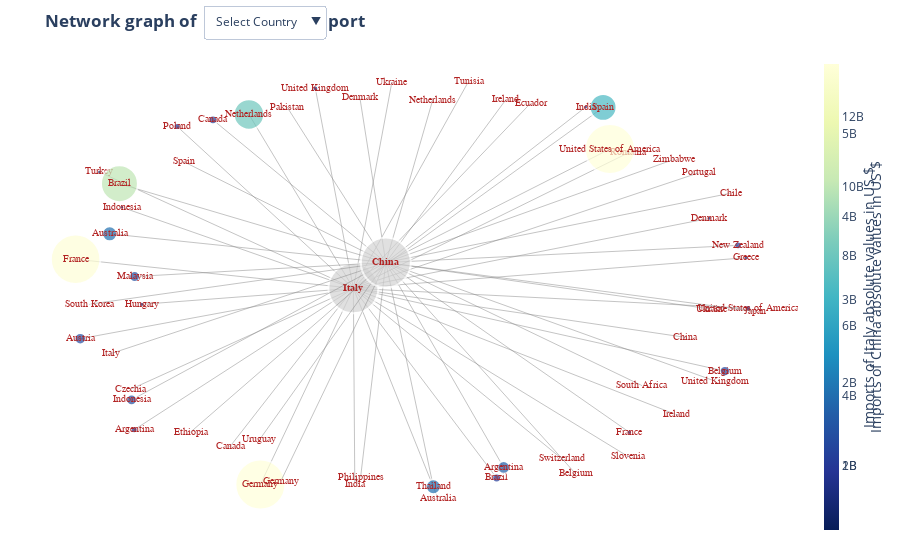

Here is the notebook cell this chart was saved with:
### Code cell
fig.update_layout(updatemenus = menus)

### Figure 1 — Plotly figure (JSON) as saved in the notebook; plotly's stock layout.template omitted (floating-point values rounded to 4 significant figures)
{"data": [{"hoverinfo": "none", "line": {"color": "#888", "width": 0.5}, "mode": "lines", "type": "scatter", "x": [-0.1822, -0.4557, null, -0.1822, -0.9991, null, -0.1822, -0.4893, null, -0.1822, 0.5524, null, -0.1822, -0.9853, null, -0.1822, 0.9105, null, -0.1822, 0.2392, null, -0.1822, -0.7005, null, -0.1822, -0.8269, null, -0.1822, 0.9784, null, -0.1822, -0.294, null, -0.1822, 0.973, null, -0.1822, -0.8046, null, -0.1822, 0.8644, null, -0.1822, -0.8626, null, -0.1822, -0.9294, null, -0.1822, 0.6267, null, -0.1822, 0.7685, null, -0.1822, 0.7923, null, -0.1822, 0.6262, null, -0.1822, 0.4319, null, -0.1822, -0.06931, null, -0.1822, -0.5448, null, -0.1822, 0.06618, null, -0.1822, -0.8384, null, -0.1822, -0.178, null, -0.1822, 0.1568, null, -0.1822, 0.3394, null, -0.1822, 0.834, null], "y": [-0.002531, -0.9355, null, -0.002531, 0.1356, null, -0.002531, 0.8245, null, -0.002531, 0.8579, null, -0.002531, -0.2424, null, -0.002531, -0.3964, null, -0.002531, -0.9045, null, -0.002531, 0.7672, null, -0.002531, -0.6754, null, -0.002531, -0.09755, null, -0.002531, 0.9475, null, -0.002531, 0.1429, null, -0.002531, -0.07874, null, -0.002531, 0.3303, null, -0.002531, 0.3827, null, -0.002531, 0.5508, null, -0.002531, 0.6418, null, -0.002531, -0.6044, null, -0.002531, -0.2355, null, -0.002531, -0.803, null, -0.002531, -0.8144, null, -0.002531, 0.975, null, -0.002531, -0.7548, null, -0.002531, -1, null, -0.002531, -0.4837, null, -0.002531, -0.9346, null, -0.002531, 0.982, null, -0.002531, 0.8782, null, -0.002531, 0.547, null]}, {"hoverinfo": "text", "hovertext": ["Perc. of Ecuador's production: 2.3469 %<br>Absolute value: 226 mln US$", "Perc. of Germany's production: 7.7536 %<br>Absolute value: 5839 mln US$", "Perc. of United States of America's production: 0.233 %<br>Absolute value: 765 mln US$", "Perc. of Turkey's production: 1.2148 %<br>Absolute value: 511 mln US$", "Perc. of Slovenia's production: 26.1486 %<br>Absolute value: 349 mln US$", "Perc. of Portugal's production: 2.9568 %<br>Absolute value: 222 mln US$", "Perc. of Austria's production: 14.1742 %<br>Absolute value: 1347 mln US$", "Perc. of Denmark's production: 5.375 %<br>Absolute value: 589 mln US$", "Italy's total production: 38520 mln US$", "Perc. of Indonesia's production: 0.9979 %<br>Absolute value: 539 mln US$", "Perc. of Poland's production: 2.2505 %<br>Absolute value: 827 mln US$", "Perc. of Canada's production: 0.8489 %<br>Absolute value: 338 mln US$", "Perc. of Czechia's production: 3.6182 %<br>Absolute value: 323 mln US$", "Perc. of Romania's production: 3.6937 %<br>Absolute value: 509 mln US$", "Perc. of United Kingdom's production: 1.0881 %<br>Absolute value: 684 mln US$", "Perc. of Switzerland's production: 1.7837 %<br>Absolute value: 348 mln US$", "Perc. of Netherlands's production: 14.7652 %<br>Absolute value: 3555 mln US$", "Perc. of Argentina's production: 1.6466 %<br>Absolute value: 818 mln US$", "Perc. of Belgium's production: 11.5097 %<br>Absolute value: 1220 mln US$", "Perc. of Greece's production: 5.7773 %<br>Absolute value: 618 mln US$", "Perc. of Ukraine's production: 1.3023 %<br>Absolute value: 343 mln US$", "Perc. of Australia's production: 0.9038 %<br>Absolute value: 334 mln US$", "Perc. of France's production: 6.6323 %<br>Absolute value: 5782 mln US$", "Perc. of China's production: 0.0615 %<br>Absolute value: 356 mln US$", "Perc. of Tunisia's production: 11.6114 %<br>Absolute value: 260 mln US$", "Perc. of Spain's production: 7.4579 %<br>Absolute value: 3127 mln US$", "Perc. of Brazil's production: 0.514 %<br>Absolute value: 1049 mln US$", "Perc. of Hungary's production: 6.2872 %<br>Absolute value: 598 mln US$", "Perc. of India's production: 0.0653 %<br>Absolute value: 260 mln US$", "Perc. of Ireland's production: 3.7396 %<br>Absolute value: 377 mln US$"], "marker": {"color": [226400000.0, 5839000000.0, 765400000.0, 511500000.0, 349215250, 222900000.0, 1348000000.0, 589200000.0, "lightgray", 540000000.0, 827900000.0, 338800000.0, 323800000.0, 509400000.0, 684000000.0, 348000000.0, 3556000000.0, 818939750, 1220000000.0, 618000000.0, 343900000.0, 334900000.0, 5782000000.0, 356200000.0, 260700000.0, 3128000000.0, 1050000000.0, 598800000.0, 260900000.0, 377600000.0], "colorbar": {"thickness": 15, "title": {"side": "right", "text": "Imports of Italy absolute values in US $"}, "xanchor": "left"}, "colorscale": [[0, "rgb(255,255,217)"], [0.125, "rgb(237,248,177)"], [0.25, "rgb(199,233,180)"], [0.375, "rgb(127,205,187)"], [0.5, "rgb(65,182,196)"], [0.625, "rgb(29,145,192)"], [0.75, "rgb(34,94,168)"], [0.875, "rgb(37,52,148)"], [1, "rgb(8,29,88)"]], "line": {"width": 2}, "reversescale": true, "showscale": true, "size": [1.938, 50.0, 6.554, 4.38, 2.99, 1.908, 11.54, 5.045, 50, 4.624, 7.089, 2.901, 2.773, 4.362, 5.857, 2.98, 30.45, 7.012, 10.45, 5.292, 2.945, 2.868, 49.51, 3.05, 2.232, 26.78, 8.99, 5.128, 2.234, 3.234]}, "mode": "markers+text", "text": ["Ecuador", "Germany", "United States of America", "Turkey", "Slovenia", "Portugal", "Austria", "Denmark", "<b>Italy</b>", "Indonesia", "Poland", "Canada", "Czechia", "Romania", "United Kingdom", "Switzerland", "Netherlands", "Argentina", "Belgium", "Greece", "Ukraine", "Australia", "France", "China", "Tunisia", "Spain", "Brazil", "Hungary", "India", "Ireland"], "textfont": {"color": "firebrick", "family": "Arial", "size": 10}, "type": "scatter", "x": [0.3394, -0.4557, 0.9784, -0.9294, 0.6262, 0.834, -0.9853, 0.8644, -0.1822, -0.8626, -0.7005, -0.5448, -0.8384, 0.6267, -0.294, 0.4319, -0.4893, -0.8269, 0.9105, 0.973, -0.06931, 0.06618, -0.9991, 0.7923, 0.1568, 0.5524, 0.2392, -0.8046, -0.178, 0.7685], "y": [0.8782, -0.9355, -0.09755, 0.5508, -0.803, 0.547, -0.2424, 0.3303, -0.002531, 0.3827, 0.7672, -0.7548, -0.4837, 0.6418, 0.9475, -0.8144, 0.8245, -0.6754, -0.3964, 0.1429, 0.975, -1, 0.1356, -0.2355, 0.982, 0.8579, -0.9045, -0.07874, -0.9346, -0.6044]}, {"hoverinfo": "none", "line": {"color": "#888", "width": 0.5}, "mode": "lines", "type": "scatter", "x": [-0.08671, 0.5722, null, -0.08671, -0.8702, null, -0.08671, -0.8989, null, -0.08671, 0.05315, null, -0.08671, 0.2599, null, -0.08671, -0.8254, null, -0.08671, -0.8345, null, -0.08671, -0.5951, null, -0.08671, 0.9491, null, -0.08671, 0.6297, null, -0.08671, 0.5008, null, -0.08671, 0.051, null, -0.08671, -0.3953, null, -0.08671, -0.4585, null, -0.08671, 0.9294, null, -0.08671, -0.6812, null, -0.08671, -0.958, null, -0.08671, -0.163, null, -0.08671, 0.8706, null, -0.08671, 0.8815, null, -0.08671, -0.1608, null, -0.08671, 0.2658, null, -0.08671, -0.8958, null, -0.08671, 0.4715, null, -0.08671, 0.6662, null, -0.08671, 1.0, null, -0.08671, -0.376, null, -0.08671, 0.7595, null, -0.08671, -0.661, null], "y": [0.12, 0.6598, null, 0.12, 0.4949, null, 0.12, 0.2567, null, 0.12, -0.9463, null, 0.12, -0.8547, null, 0.12, 0.05341, null, 0.12, -0.5333, null, 0.12, 0.7987, null, 0.12, 0.2017, null, 0.12, -0.6875, null, 0.12, 0.8592, null, 0.12, 0.8926, null, 0.12, -0.9193, null, 0.12, -0.7233, null, 0.12, 0.4504, null, 0.12, 0.5998, null, 0.12, -0.07815, null, 0.12, 0.9031, null, 0.12, -0.1016, null, 0.12, -0.4438, null, 0.12, -0.9004, null, 0.12, 0.8934, null, 0.12, -0.3135, null, 0.12, -0.8847, null, 0.12, -0.4648, null, 0.12, -0.1125, null, 0.12, 0.8567, null, 0.12, 0.6098, null, 0.12, -0.6864, null]}, {"hoverinfo": "text", "hovertext": ["Perc. of South Korea's production: 0.7689 %<br>Absolute value: 391 mln US$", "Perc. of Japan's production: 0.3908 %<br>Absolute value: 186 mln US$", "Perc. of Germany's production: 0.6534 %<br>Absolute value: 587 mln US$", "Perc. of Philippines's production: 1.063 %<br>Absolute value: 265 mln US$", "Perc. of United States of America's production: 4.039 %<br>Absolute value: 13515 mln US$", "Perc. of Zimbabwe's production: 0.5681 %<br>Absolute value: 166 mln US$", "Perc. of Denmark's production: 2.5928 %<br>Absolute value: 336 mln US$", "Perc. of Italy's production: 0.3402 %<br>Absolute value: 218 mln US$", "Perc. of Chile's production: 3.8533 %<br>Absolute value: 520 mln US$", "Perc. of Indonesia's production: 5.3901 %<br>Absolute value: 2906 mln US$", "Perc. of South Africa's production: 0.8777 %<br>Absolute value: 196 mln US$", "Perc. of Pakistan's production: 0.2892 %<br>Absolute value: 174 mln US$", "Perc. of Malaysia's production: 33.4876 %<br>Absolute value: 2924 mln US$", "Perc. of Canada's production: 5.5713 %<br>Absolute value: 2385 mln US$", "Perc. of Uruguay's production: 11.2124 %<br>Absolute value: 584 mln US$", "Perc. of United Kingdom's production: 0.4336 %<br>Absolute value: 288 mln US$", "Perc. of Ethiopia's production: 0.8251 %<br>Absolute value: 147 mln US$", "Perc. of Netherlands's production: 2.5554 %<br>Absolute value: 727 mln US$", "Perc. of New Zealand's production: 15.0719 %<br>Absolute value: 2078 mln US$", "Perc. of Argentina's production: 6.677 %<br>Absolute value: 3454 mln US$", "Perc. of Belgium's production: 1.805 %<br>Absolute value: 202 mln US$", "Perc. of Ukraine's production: 0.8831 %<br>Absolute value: 292 mln US$", "Perc. of Australia's production: 10.2817 %<br>Absolute value: 4064 mln US$", "Perc. of Thailand's production: 5.6212 %<br>Absolute value: 4058 mln US$", "Perc. of France's production: 1.5194 %<br>Absolute value: 1452 mln US$", "China's total production: 38520 mln US$", "Perc. of Spain's production: 0.8153 %<br>Absolute value: 396 mln US$", "Perc. of Brazil's production: 4.1496 %<br>Absolute value: 9989 mln US$", "Perc. of India's production: 0.3326 %<br>Absolute value: 1322 mln US$", "Perc. of Ireland's production: 2.0304 %<br>Absolute value: 241 mln US$"], "marker": {"color": [391873000, 186400000.0, 587900000.0, 265500000.0, 13520000000.0, 166219000, 336300000.0, 218400000.0, 520400000.0, 2906216500, 196800000.0, 174500000.0, 2925000000.0, 2385000000.0, 584600000.0, 288600000.0, 147800000.0, 727800000.0, 2079000000.0, 3455000000.0, 202628750, 292900000.0, 4065000000.0, 4058000000.0, 1453000000.0, "lightgray", 396100000.0, 9990000000.0, 1322000000.0, 241800000.0], "colorbar": {"thickness": 15, "title": {"side": "right", "text": "Imports of China absolute values in US $"}, "xanchor": "left"}, "colorscale": [[0, "rgb(255,255,217)"], [0.125, "rgb(237,248,177)"], [0.25, "rgb(199,233,180)"], [0.375, "rgb(127,205,187)"], [0.5, "rgb(65,182,196)"], [0.625, "rgb(29,145,192)"], [0.75, "rgb(34,94,168)"], [0.875, "rgb(37,52,148)"], [1, "rgb(8,29,88)"]], "line": {"width": 2}, "reversescale": true, "showscale": true, "size": [1.45, 0.6895, 2.175, 0.9821, 50, 0.6149, 1.244, 0.8079, 1.925, 10.75, 0.7281, 0.6454, 10.82, 8.825, 2.163, 1.067, 0.5467, 2.692, 7.69, 12.78, 0.7496, 1.083, 15.04, 15.01, 5.373, 50, 1.465, 36.96, 4.891, 0.8946]}, "mode": "markers+text", "text": ["South Korea", "Japan", "Germany", "Philippines", "United States of America", "Zimbabwe", "Denmark", "Italy", "Chile", "Indonesia", "South Africa", "Pakistan", "Malaysia", "Canada", "Uruguay", "United Kingdom", "Ethiopia", "Netherlands", "New Zealand", "Argentina", "Belgium", "Ukraine", "Australia", "Thailand", "France", "<b>China</b>", "Spain", "Brazil", "India", "Ireland"], "textfont": {"color": "firebrick", "family": "Arial", "size": 10}, "type": "scatter", "x": [-0.958, 1.0, -0.3953, -0.1608, 0.5722, 0.7595, -0.163, -0.8958, 0.9294, -0.8345, 0.6662, -0.376, -0.8254, -0.5951, -0.4585, 0.8815, -0.661, 0.051, 0.9491, 0.2599, 0.4715, 0.8706, -0.8989, 0.05315, 0.6297, -0.08671, -0.6812, -0.8702, 0.5008, 0.2658], "y": [-0.07815, -0.1125, -0.9193, -0.9004, 0.6598, 0.6098, 0.9031, -0.3135, 0.4504, -0.5333, -0.4648, 0.8567, 0.05341, 0.7987, -0.7233, -0.4438, -0.6864, 0.8926, 0.2017, -0.8547, -0.8847, -0.1016, 0.2567, -0.9463, -0.6875, 0.12, 0.5998, 0.4949, 0.8592, 0.8934]}], "layout": {"hovermode": "closest", "margin": {"b": 20, "l": 5, "r": 5, "t": 40}, "plot_bgcolor": "white", "showlegend": false, "title": {"text": "<b>Network graph of                       's import"}, "updatemenus": [{"buttons": [{"args": [{"visible": [false, false, false, false]}], "label": "Select Country", "method": "update"}, {"args": [{"visible": [true, true, false, false]}], "label": "Italy", "method": "update"}, {"args": [{"visible": [false, false, true, true]}], "label": "China", "method": "update"}], "x": 0.25, "xanchor": "left", "y": 1.1, "yanchor": "top"}], "xaxis": {"showgrid": false, "showticklabels": false, "zeroline": false}, "yaxis": {"showgrid": false, "showticklabels": false, "zeroline": false}}}
